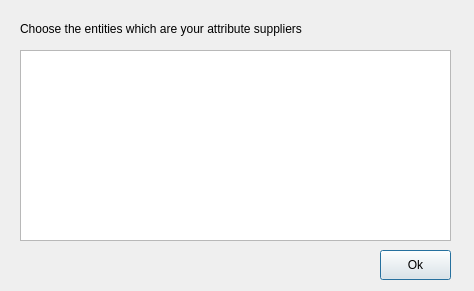
<?xml version="1.0" encoding="UTF-8"?>
<ui version="4.0">
 <class>AttributeSuppliers</class>
 <widget class="QDialog" name="AttributeSuppliers">
  <property name="windowModality">
   <enum>Qt::ApplicationModal</enum>
  </property>
  <property name="geometry">
   <rect>
    <x>0</x>
    <y>0</y>
    <width>474</width>
    <height>291</height>
   </rect>
  </property>
  <property name="sizePolicy">
   <sizepolicy hsizetype="Fixed" vsizetype="Fixed">
    <horstretch>0</horstretch>
    <verstretch>0</verstretch>
   </sizepolicy>
  </property>
  <property name="minimumSize">
   <size>
    <width>474</width>
    <height>291</height>
   </size>
  </property>
  <property name="maximumSize">
   <size>
    <width>474</width>
    <height>291</height>
   </size>
  </property>
  <property name="windowTitle">
   <string>Choose your attribute suppliers</string>
  </property>
  <property name="windowIcon">
   <iconset resource="resource.qrc">
    <normaloff>:/logo/appicon/pteid.ico</normaloff>:/logo/appicon/pteid.ico</iconset>
  </property>
  <property name="modal">
   <bool>true</bool>
  </property>
  <widget class="QLabel" name="label">
   <property name="geometry">
    <rect>
     <x>20</x>
     <y>20</y>
     <width>431</width>
     <height>17</height>
    </rect>
   </property>
   <property name="text">
    <string>Choose the entities which are your attribute suppliers</string>
   </property>
  </widget>
  <widget class="QPushButton" name="okBtn">
   <property name="geometry">
    <rect>
     <x>380</x>
     <y>250</y>
     <width>71</width>
     <height>30</height>
    </rect>
   </property>
   <property name="text">
    <string>Ok</string>
   </property>
  </widget>
  <widget class="QTreeWidget" name="suppliersList">
   <property name="geometry">
    <rect>
     <x>20</x>
     <y>50</y>
     <width>431</width>
     <height>191</height>
    </rect>
   </property>
   <property name="sortingEnabled">
    <bool>false</bool>
   </property>
   <property name="headerHidden">
    <bool>true</bool>
   </property>
   <attribute name="headerVisible">
    <bool>false</bool>
   </attribute>
   <column>
    <property name="text">
     <string notr="true">1</string>
    </property>
   </column>
  </widget>
 </widget>
 <resources>
  <include location="resource.qrc"/>
 </resources>
 <connections/>
</ui>
